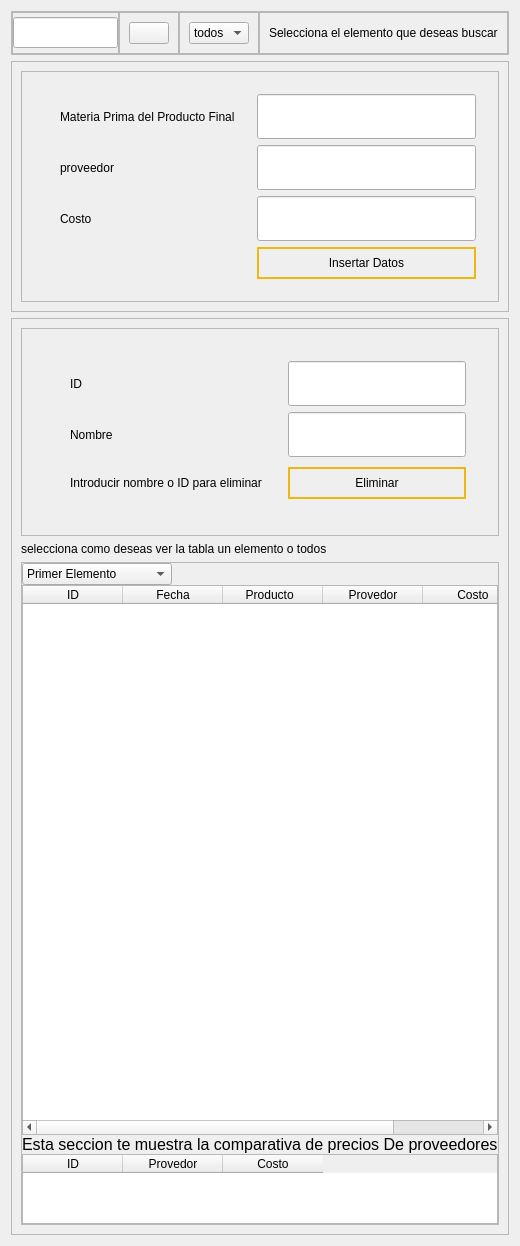
                    <widget class="QWidget" name="scrollAreaWidgetContents">
                     <property name="geometry">
                      <rect>
                       <x>-154</x>
                       <y>-181</y>
                       <width>513</width>
                       <height>1211</height>
                      </rect>
                     </property>
                     <layout class="QVBoxLayout" name="verticalLayout_19">
                      <item>
                       <widget class="QFrame" name="frame_13">
                        <property name="frameShape">
                         <enum>QFrame::StyledPanel</enum>
                        </property>
                        <property name="frameShadow">
                         <enum>QFrame::Raised</enum>
                        </property>
                        <layout class="QHBoxLayout" name="horizontalLayout_12">
                         <property name="spacing">
                          <number>0</number>
                         </property>
                         <property name="leftMargin">
                          <number>0</number>
                         </property>
                         <property name="topMargin">
                          <number>0</number>
                         </property>
                         <property name="rightMargin">
                          <number>0</number>
                         </property>
                         <property name="bottomMargin">
                          <number>0</number>
                         </property>
                         <item>
                          <widget class="QFrame" name="frame_16">
                           <property name="frameShape">
                            <enum>QFrame::StyledPanel</enum>
                           </property>
                           <property name="frameShadow">
                            <enum>QFrame::Raised</enum>
                           </property>
                           <layout class="QHBoxLayout" name="horizontalLayout_17">
                            <property name="spacing">
                             <number>0</number>
                            </property>
                            <property name="leftMargin">
                             <number>0</number>
                            </property>
                            <property name="topMargin">
                             <number>0</number>
                            </property>
                            <property name="rightMargin">
                             <number>0</number>
                            </property>
                            <property name="bottomMargin">
                             <number>0</number>
                            </property>
                            <item>
                             <widget class="QLineEdit" name="lineEdit">
                              <property name="styleSheet">
                               <string notr="true">QLineEdit{
	height:25px;
	border-bottom:2px solid #efb810;
	width:100px
}

QLineEdit:hover{
	background-color: rgba(9,5,13,.7)	
}</string>
                              </property>
                             </widget>
                            </item>
                           </layout>
                          </widget>
                         </item>
                         <item>
                          <widget class="QFrame" name="frame_17">
                           <property name="frameShape">
                            <enum>QFrame::StyledPanel</enum>
                           </property>
                           <property name="frameShadow">
                            <enum>QFrame::Raised</enum>
                           </property>
                           <layout class="QHBoxLayout" name="horizontalLayout_16">
                            <item>
                             <widget class="QPushButton" name="btn_search_in_costos">
                              <property name="text">
                               <string/>
                              </property>
                              <property name="icon">
                               <iconset>
                                <normaloff>:/icons/search.svg</normaloff>:/icons/search.svg</iconset>
                              </property>
                             </widget>
                            </item>
                           </layout>
                          </widget>
                         </item>
                         <item>
                          <widget class="QFrame" name="frame_19">
                           <property name="frameShape">
                            <enum>QFrame::StyledPanel</enum>
                           </property>
                           <property name="frameShadow">
                            <enum>QFrame::Raised</enum>
                           </property>
                           <layout class="QHBoxLayout" name="horizontalLayout_18">
                            <item>
                             <widget class="QComboBox" name="comboBox">
                              <item>
                               <property name="text">
                                <string>todos</string>
                               </property>
                              </item>
                              <item>
                               <property name="text">
                                <string>fecha</string>
                               </property>
                              </item>
                             </widget>
                            </item>
                           </layout>
                          </widget>
                         </item>
                         <item>
                          <widget class="QFrame" name="frame_18">
                           <property name="frameShape">
                            <enum>QFrame::StyledPanel</enum>
                           </property>
                           <property name="frameShadow">
                            <enum>QFrame::Raised</enum>
                           </property>
                           <layout class="QHBoxLayout" name="horizontalLayout_13">
                            <item>
                             <widget class="QLabel" name="label_5">
                              <property name="text">
                               <string>Selecciona el elemento que deseas buscar</string>
                              </property>
                             </widget>
                            </item>
                           </layout>
                          </widget>
                         </item>
                        </layout>
                       </widget>
                      </item>
                      <item>
                       <widget class="QFrame" name="frame_14">
                        <property name="frameShape">
                         <enum>QFrame::StyledPanel</enum>
                        </property>
                        <property name="frameShadow">
                         <enum>QFrame::Raised</enum>
                        </property>
                        <layout class="QVBoxLayout" name="verticalLayout_12">
                         <item>
                          <widget class="QFrame" name="frame_20">
                           <property name="styleSheet">
                            <string notr="true">*{
	padding:13px;
}

QLineEdit{
	border-bottom:2px solid #efb810;
}

QLineEdit:hover{
	background-color: rgba(9,5,13,.7)	
}
QRadioButton,QCheckBox{
	background-color:rgba(128,128,128,.5);
	border-radius:50px;
}
QDateEdit{
	background-color:rgba(255,255,255,.3);
	color:#000
}</string>
                           </property>
                           <property name="frameShape">
                            <enum>QFrame::StyledPanel</enum>
                           </property>
                           <property name="frameShadow">
                            <enum>QFrame::Raised</enum>
                           </property>
                           <layout class="QVBoxLayout" name="verticalLayout_20">
                            <item>
                             <layout class="QFormLayout" name="formLayout">
                              <item row="0" column="0">
                               <widget class="QLabel" name="productoLabel">
                                <property name="text">
                                 <string>Materia Prima del Producto Final</string>
                                </property>
                               </widget>
                              </item>
                              <item row="0" column="1">
                               <widget class="QLineEdit" name="productoLineEdit"/>
                              </item>
                              <item row="1" column="0">
                               <widget class="QLabel" name="proveedorLabel">
                                <property name="text">
                                 <string>proveedor</string>
                                </property>
                               </widget>
                              </item>
                              <item row="1" column="1">
                               <widget class="QLineEdit" name="proveedorLineEdit"/>
                              </item>
                              <item row="2" column="0">
                               <widget class="QLabel" name="costoLabel">
                                <property name="text">
                                 <string>Costo</string>
                                </property>
                               </widget>
                              </item>
                              <item row="2" column="1">
                               <widget class="QLineEdit" name="costoLineEdit"/>
                              </item>
                              <item row="3" column="1">
                               <widget class="QPushButton" name="btn_insert_data_in_cyg">
                                <property name="styleSheet">
                                 <string notr="true">QPushButton{
	border-radius:30px;
	border: 2px solid #efb810;
	padding:7px 0;
}

QPushButton:hover{
	background-color: rgba(239,184,16,.5)
}</string>
                                </property>
                                <property name="text">
                                 <string>Insertar Datos</string>
                                </property>
                               </widget>
                              </item>
                             </layout>
                            </item>
                           </layout>
                          </widget>
                         </item>
                        </layout>
                       </widget>
                      </item>
                      <item>
                       <widget class="QFrame" name="frame_15">
                        <property name="frameShape">
                         <enum>QFrame::StyledPanel</enum>
                        </property>
                        <property name="frameShadow">
                         <enum>QFrame::Raised</enum>
                        </property>
                        <layout class="QVBoxLayout" name="verticalLayout_11">
                         <item>
                          <widget class="QFrame" name="frame_30">
                           <property name="styleSheet">
                            <string notr="true">*{
	padding:13px;
}

QLineEdit{
	border-bottom:2px solid #efb810;
}

QLineEdit:hover{
	background-color: rgba(9,5,13,.7)	
}
QRadioButton,QCheckBox{
	background-color:rgba(128,128,128,.5);
	border-radius:50px;
}
QDateEdit{
	background-color:rgba(255,255,255,.3);
	color:#000
}
QPushButton{
	border-radius:30px;
	border: 2px solid #efb810;
	padding:7px 0;
}

QPushButton:hover{
	background-color: rgba(239,184,16,.5)
}</string>
                           </property>
                           <property name="frameShape">
                            <enum>QFrame::StyledPanel</enum>
                           </property>
                           <property name="frameShadow">
                            <enum>QFrame::Raised</enum>
                           </property>
                           <layout class="QVBoxLayout" name="verticalLayout_36">
                            <item>
                             <layout class="QGridLayout" name="gridLayout_3" rowstretch="0,0,0" columnstretch="0,0">
                              <property name="leftMargin">
                               <number>10</number>
                              </property>
                              <property name="topMargin">
                               <number>10</number>
                              </property>
                              <property name="rightMargin">
                               <number>10</number>
                              </property>
                              <property name="bottomMargin">
                               <number>10</number>
                              </property>
                              <property name="horizontalSpacing">
                               <number>10</number>
                              </property>
                              <item row="1" column="0">
                               <widget class="QLabel" name="label_8">
                                <property name="text">
                                 <string>Nombre</string>
                                </property>
                               </widget>
                              </item>
                              <item row="0" column="1">
                               <widget class="QLineEdit" name="lnEdit_ID_Delete_Cyg"/>
                              </item>
                              <item row="0" column="0">
                               <widget class="QLabel" name="label_7">
                                <property name="text">
                                 <string>ID</string>
                                </property>
                               </widget>
                              </item>
                              <item row="1" column="1">
                               <widget class="QLineEdit" name="lineEdit_6"/>
                              </item>
                              <item row="2" column="1">
                               <widget class="QPushButton" name="btn_delete_cyg">
                                <property name="text">
                                 <string>Eliminar</string>
                                </property>
                               </widget>
                              </item>
                              <item row="2" column="0">
                               <widget class="QLabel" name="label_10">
                                <property name="text">
                                 <string>Introducir nombre o ID para eliminar</string>
                                </property>
                               </widget>
                              </item>
                             </layout>
                            </item>
                           </layout>
                          </widget>
                         </item>
                         <item>
                          <widget class="QLabel" name="label_11">
                           <property name="text">
                            <string>selecciona como deseas ver la tabla un elemento o todos</string>
                           </property>
                          </widget>
                         </item>
                         <item>
                          <widget class="QFrame" name="frame_21">
                           <property name="frameShape">
                            <enum>QFrame::StyledPanel</enum>
                           </property>
                           <property name="frameShadow">
                            <enum>QFrame::Raised</enum>
                           </property>
                           <layout class="QVBoxLayout" name="verticalLayout_21" stretch="0,0,0,0">
                            <property name="spacing">
                             <number>0</number>
                            </property>
                            <property name="leftMargin">
                             <number>0</number>
                            </property>
                            <property name="topMargin">
                             <number>0</number>
                            </property>
                            <property name="rightMargin">
                             <number>0</number>
                            </property>
                            <property name="bottomMargin">
                             <number>0</number>
                            </property>
                            <item>
                             <widget class="QComboBox" name="cbb_data_table_products">
                              <property name="maximumSize">
                               <size>
                                <width>150</width>
                                <height>16777215</height>
                               </size>
                              </property>
                              <item>
                               <property name="text">
                                <string>Primer Elemento</string>
                               </property>
                              </item>
                              <item>
                               <property name="text">
                                <string>Ultimo Elemento</string>
                               </property>
                              </item>
                              <item>
                               <property name="text">
                                <string>Todos</string>
                               </property>
                              </item>
                             </widget>
                            </item>
                            <item>
                             <widget class="QTableWidget" name="tbl_data_products">
                              <property name="minimumSize">
                               <size>
                                <width>0</width>
                                <height>550</height>
                               </size>
                              </property>
                              <property name="sizeIncrement">
                               <size>
                                <width>0</width>
                                <height>0</height>
                               </size>
                              </property>
                              <property name="baseSize">
                               <size>
                                <width>0</width>
                                <height>0</height>
                               </size>
                              </property>
                              <attribute name="verticalHeaderStretchLastSection">
                               <bool>true</bool>
                              </attribute>
                              <column>
                               <property name="text">
                                <string>ID</string>
                               </property>
                              </column>
                              <column>
                               <property name="text">
                                <string>Fecha</string>
                               </property>
                              </column>
                              <column>
                               <property name="text">
                                <string>Producto  </string>
                               </property>
                              </column>
                              <column>
                               <property name="text">
                                <string>Provedor</string>
                               </property>
                              </column>
                              <column>
                               <property name="text">
                                <string>Costo</string>
                               </property>
                              </column>
                             </widget>
                            </item>
                            <item>
                             <widget class="QLabel" name="label_2">
                              <property name="font">
                               <font>
                                <pointsize>12</pointsize>
                               </font>
                              </property>
                              <property name="styleSheet">
                               <string notr="true">QLabel{
	background-color:rgba(0,0,0,.5);
	height:20px;
	border-radius:20px;
}</string>
                              </property>
                              <property name="text">
                               <string>Esta seccion te muestra la comparativa de precios De proveedores</string>
                              </property>
                             </widget>
                            </item>
                            <item>
                             <widget class="QTableWidget" name="tableWidget_3">
                              <column>
                               <property name="text">
                                <string>ID</string>
                               </property>
                              </column>
                              <column>
                               <property name="text">
                                <string>Provedor</string>
                               </property>
                              </column>
                              <column>
                               <property name="text">
                                <string>Costo</string>
                               </property>
                              </column>
                             </widget>
                            </item>
                           </layout>
                          </widget>
                         </item>
                        </layout>
                       </widget>
                      </item>
                     </layout>
                    </widget>
